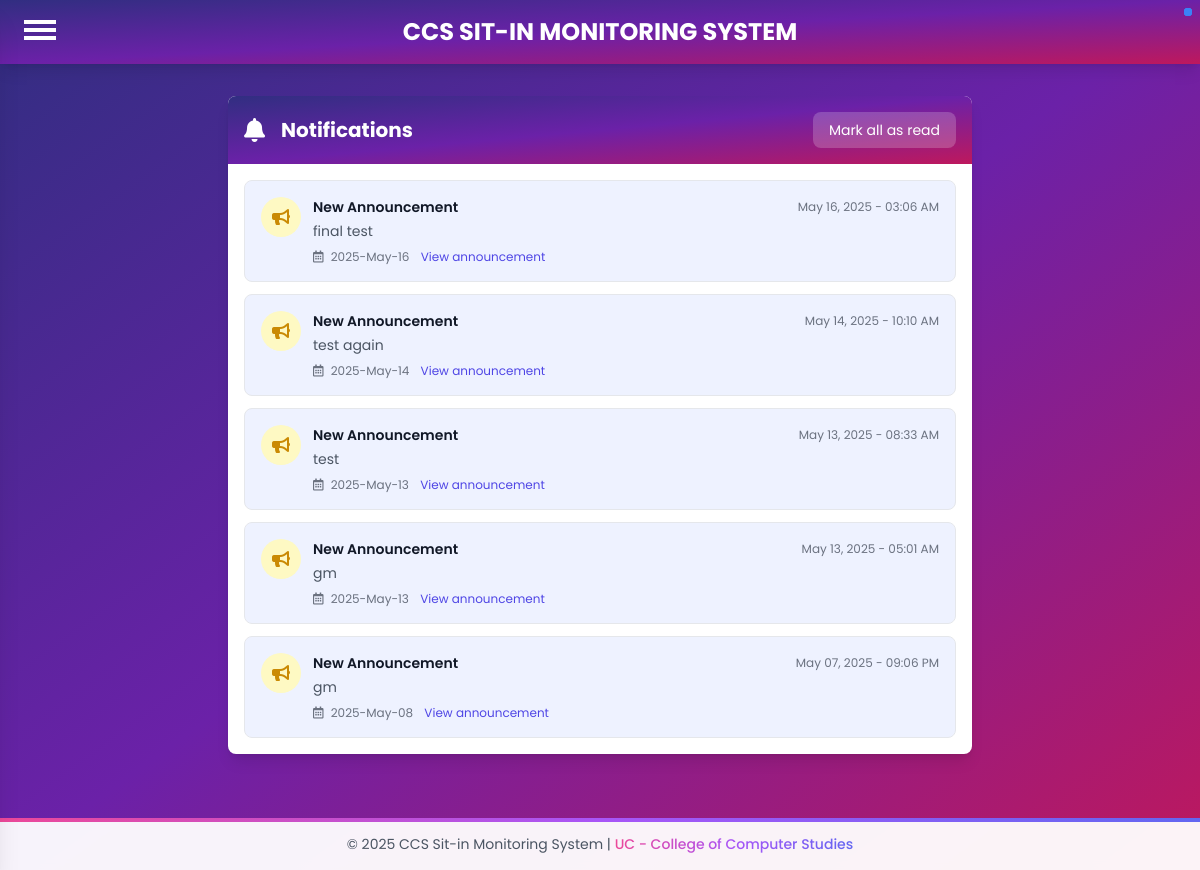
The page /user/user_notifications.php (signed in) on the database its author committed.
### tables this page shows
CREATE TABLE `notification` (
  `NOTIF_ID` int(11) NOT NULL,
  `USER_ID` int(11) DEFAULT NULL,
  `RESERVATION_ID` int(11) DEFAULT NULL,
  `ANNOUNCEMENT_ID` int(11) DEFAULT NULL,
  `MESSAGE` text DEFAULT NULL,
  `IS_READ` tinyint(1) NOT NULL DEFAULT 0,
  `CREATED_AT` timestamp NOT NULL DEFAULT current_timestamp()
);

CREATE TABLE `announcement` (
  `ID` int(11) NOT NULL,
  `TITLE` varchar(255) NOT NULL,
  `CONTENT` text NOT NULL,
  `CREATED_DATE` date NOT NULL,
  `CREATED_BY` varchar(20) NOT NULL
);

### user/user_notifications.php (the view, shortened to what this page needs)
<?php
require '../db.php';
$userId = $_SESSION['user_id'];
$notifications = [];
$query = "SELECT n.*, r.ID as RES_ID, a.ID as ANN_ID, r.STATUS as RES_STATUS,
                 a.CONTENT as ANNOUNCEMENT_CONTENT, a.CREATED_DATE as ANNOUNCEMENT_DATE
          FROM notification n
          LEFT JOIN reservation r ON n.RESERVATION_ID = r.ID
          LEFT JOIN announcement a ON n.ANNOUNCEMENT_ID = a.ID
          WHERE n.USER_ID = ?
          ORDER BY n.CREATED_AT DESC";
$stmt = $conn->prepare($query);
$stmt->bind_param("i", $userId);
$stmt->execute();
$result = $stmt->get_result();
while ($row = $result->fetch_assoc()) {
    $notifications[] = $row;
}
?>
<!DOCTYPE html>
<html lang="en">
<head>
    <link rel="stylesheet" href="https://cdnjs.cloudflare.com/ajax/libs/font-awesome/5.15.4/css/all.min.css">
    <script src="https://cdn.tailwindcss.com"></script>
</head>
<body class="bg-gradient-to-br from-indigo-900 via-purple-800 to-pink-700 min-h-screen font-poppins">
    <div class="text-center text-white font-bold text-2xl py-4 relative shadow-lg" style="background: linear-gradient(to bottom right, rgb(49, 46, 129), rgb(107, 33, 168), rgb(190, 24, 93))">
        CCS SIT-IN MONITORING SYSTEM
        <div class="absolute top-4 left-6 cursor-pointer" onclick="toggleNav(this)">
            <div class="bar1 w-8 h-1 bg-white my-1 transition-all duration-300"></div>
            <div class="bar2 w-8 h-1 bg-white my-1 transition-all duration-300"></div>
            <div class="bar3 w-8 h-1 bg-white my-1 transition-all duration-300"></div>
        </div>
    </div>
    <div class="container mx-auto py-8 px-4">
        <div class="w-full lg:w-3/4 xl:w-2/3 mx-auto">
            <div class="bg-white rounded-lg shadow-lg overflow-hidden">
                <div class="text-white p-4 flex items-center justify-between relative overflow-hidden"
                     style="background: linear-gradient(to bottom right, rgb(49, 46, 129), rgb(107, 33, 168), rgb(190, 24, 93))">
                    <div class="flex items-center">
                        <i class="fas fa-bell text-2xl mr-4"></i>
                        <h2 class="text-xl font-bold">Notifications</h2>
                    </div>
                    <?php if (!empty($notifications)): ?>
                    <button id="markAllReadBtn" class="bg-white/20 hover:bg-white/30 text-white px-4 py-2 rounded-lg text-sm transition-colors">
                        Mark all as read
                    </button>
                    <?php endif; ?>
                </div>
                <div class="p-4">
                    <?php if (empty($notifications)): ?>
                    <div class="text-center py-12">
                        <i class="far fa-bell-slash text-gray-400 text-5xl mb-4"></i>
                        <p class="text-gray-500 text-lg">No notifications yet</p>
                        <p class="text-gray-400 mt-2">When you receive notifications, they will appear here</p>
                    </div>
                    <?php else: ?>
                    <div class="space-y-3">
                        <?php foreach ($notifications as $notification): ?>
                            <div class="p-4 border rounded-lg <?php echo $notification['IS_READ'] ? 'bg-white' : 'bg-indigo-50'; ?> transition-colors hover:bg-gray-50 notification-item" data-id="<?php echo $notification['NOTIF_ID']; ?>">
                                <div class="flex items-start">
                                    <div class="flex-shrink-0 mr-3">
                                        <?php if (isset($notification['RESERVATION_ID']) && !empty($notification['RESERVATION_ID'])): ?>
                                            <span class="inline-flex items-center justify-center h-10 w-10 rounded-full bg-blue-100">
                                                <i class="fas fa-calendar-check text-blue-600"></i>
                                            </span>
                                        <?php elseif (isset($notification['ANNOUNCEMENT_ID']) && !empty($notification['ANNOUNCEMENT_ID'])): ?>
                                            <span class="inline-flex items-center justify-center h-10 w-10 rounded-full bg-yellow-100">
                                                <i class="fas fa-bullhorn text-yellow-600"></i>
                                            </span>
                                        <?php else: ?>
                                            <span class="inline-flex items-center justify-center h-10 w-10 rounded-full bg-gray-100">
                                                <i class="fas fa-bell text-gray-600"></i>
                                            </span>
                                        <?php endif; ?>
                                    </div>
                                    <div class="flex-1">
                                        <div class="flex items-center justify-between">
                                            <h3 class="text-sm font-semibold text-gray-900">
                                                <?php
                                                if (isset($notification['RESERVATION_ID']) && !empty($notification['RESERVATION_ID'])) {
                                                    echo 'Reservation Update';
                                                } elseif (isset($notification['ANNOUNCEMENT_ID']) && !empty($notification['ANNOUNCEMENT_ID'])) {
                                                    echo 'New Announcement';
                                                } else {
                                                    echo 'Notification';
                                                }
                                                ?>
                                            </h3>
                                            <span class="text-xs text-gray-500">
                                                <?php
                                                $date = new DateTime($notification['CREATED_AT']);
                                                echo $date->format('M d, Y - h:i A');
                                                ?>
                                            </span>
                                        </div>
                                        <?php if (isset($notification['ANNOUNCEMENT_ID']) && !empty($notification['ANNOUNCEMENT_ID'])): ?>
                                            <p class="mt-1 text-sm text-gray-600">
                                                <?php
                                                $content = $notification['ANNOUNCEMENT_CONTENT'];
                                                $excerpt = strlen($content) > 100 ? substr($content, 0, 100) . '...' : $content;
                                                echo htmlspecialchars($excerpt);
                                                ?>
                                            </p>
                                            <div class="mt-2 text-xs text-gray-500">
                                                <i class="far fa-calendar-alt mr-1"></i>
                                                <?php echo date('Y-M-d', strtotime($notification['ANNOUNCEMENT_DATE'])); ?>
                                                <a href="dashboard.php" class="ml-2 text-indigo-600 hover:text-indigo-800">
                                                    View announcement
                                                </a>
                                            </div>
                                        <?php endif; ?>
                                    </div>
                                </div>
                            </div>
                        <?php endforeach; ?>
                    </div>
                    <?php endif; ?>
                </div>
            </div>
        </div>
    </div>
    <div class="py-4 px-6 bg-white/95 backdrop-blur-sm mt-8 relative">
        <div class="absolute inset-x-0 top-0 h-1 bg-gradient-to-r from-pink-500 via-purple-500 to-indigo-500"></div>
        <p class="text-center text-sm text-gray-600">
            &copy; 2025 CCS Sit-in Monitoring System | <span class="gradient-text font-medium">UC - College of Computer Studies</span>
        </p>
    </div>
</body>
</html>

### user/user_notifications.php (style rules this page uses)
.gradient-text { background: linear-gradient(to right, #ec4899, #a855f7, #6366f1); -webkit-background-clip: text; -webkit-text-fill-color: transparent; background-clip: text; display: inline-block; }

### rows shown on the page
notification: shows "New Announcement", CREATED_AT "May 16, 2025 - 03:06 AM", ANNOUNCEMENT_ID.CONTENT "final test", ANNOUNCEMENT_ID.CREATED_DATE "2025-May-16"
notification: shows "New Announcement", CREATED_AT "May 14, 2025 - 10:10 AM", ANNOUNCEMENT_ID.CONTENT "test again", ANNOUNCEMENT_ID.CREATED_DATE "2025-May-14"
notification: shows "New Announcement", CREATED_AT "May 13, 2025 - 08:33 AM", ANNOUNCEMENT_ID.CONTENT "test", ANNOUNCEMENT_ID.CREATED_DATE "2025-May-13"
notification: shows "New Announcement", CREATED_AT "May 13, 2025 - 05:01 AM", ANNOUNCEMENT_ID.CONTENT "gm", ANNOUNCEMENT_ID.CREATED_DATE "2025-May-13"
notification: shows "New Announcement", CREATED_AT "May 07, 2025 - 09:06 PM", ANNOUNCEMENT_ID.CONTENT "gm", ANNOUNCEMENT_ID.CREATED_DATE "2025-May-08"
